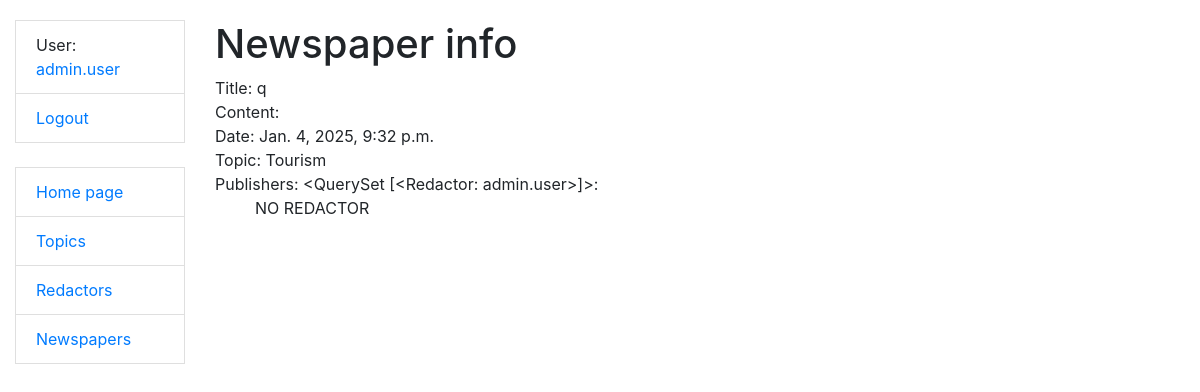
Screenshot of /newspapers/9/ (signed in) with the database file from the repository.
### catalog/models.py (models this page shows, shortened)
class Redactor(AbstractUser):
    years_of_experience = models.IntegerField(null=True, blank=True)
    def __str__(self):
        return self.username
    def get_absolute_url(self):
        return reverse("catalog:redactor-detail", kwargs={"pk": self.pk})

class Newspaper(models.Model):
    title = models.CharField(max_length=100)
    content = models.TextField()
    published_date = models.DateTimeField()
    topic = models.ForeignKey(Topic, on_delete=models.CASCADE)
    publishers = models.ManyToManyField(Redactor)

class Topic(models.Model):
    name = models.CharField(max_length=100)

### catalog/views.py (the view)
# urls.py: path('newspapers/<int:pk>/', NewspaperDetailView.as_view(), name='newspaper-detail'),
class NewspaperDetailView(LoginRequiredMixin, generic.DetailView):
    model = Newspaper

### catalog/context_processor.py (called while the page is built)
def cfg_assets_root(request):
    return {'ASSETS_ROOT': settings.ASSETS_ROOT}

### templates/catalog/newspaper_detail.html
{% extends "base.html" %}
{% block content %}
  <h1>Newspaper info</h1>
  <div>Title: {{ newspaper.title }}</div>
  <div>Content: {{ newspaper.content.all }}</div>
  <div>Date: {{ newspaper.published_date }}</div>
  <div>Topic: {{ newspaper.topic.name }}</div>
  <div>Publishers: {{ newspaper.publishers.select_related }}:
    <ul>
      {% for redactor in newspaper.redactor.all %}
      <li>
          <a href="{% url "catalog:redactor-detail" redactor.id %}">
            {{ redactor.first_name }} {{ redactor.last_name }}
          </a>
        </li>
      {% empty %}
        <div>NO REDACTOR</div>
      {% endfor %}
    </ul>
  </div>
{% endblock %}

### templates/includes/sidebar.html
<ul class="sidebar-nav" list-group>
  {% if user.is_authenticated %}
    <li class="list-group-item">User: <a href="{{ user.get_absolute_url }}">{{ user.get_username }}</a></li>
    <li class="list-group-item"><a href="{% url 'logout' %}?next={{ request.path }}">Logout</a></li>
  {% else %}
  <li class="list-group-item"><a href="{% url 'login' %}?next={{ request.path }}">Login</a></li>
  {% endif %}
  <br>
  <li class="list-group-item">
    <a href="{% url 'catalog:index' %}">Home page</a>
  </li>
  <li class="list-group-item">
    <a href="{% url 'catalog:topic-list' %}">Topics</a>
  </li>
  <li class="list-group-item">
    <a href="{% url 'catalog:redactor-list' %}">Redactors</a>
  </li>
  <li class="list-group-item">
    <a href="{% url 'catalog:newspaper-list' %}">Newspapers</a>
  </li>
</ul>

### static/css/styles.css (style rules this page uses)
body { margin-top: 20px; }
.sidebar-nav { padding: 0; list-style: None; }

### rows the page displays
Redactor: get_username "admin.user"
Newspaper: title "q", published_date "Jan. 4, 2025, 9:32 p.m.", topic.name "Tourism", publishers.select_related "<QuerySet [<Redactor: admin.user>]>"
